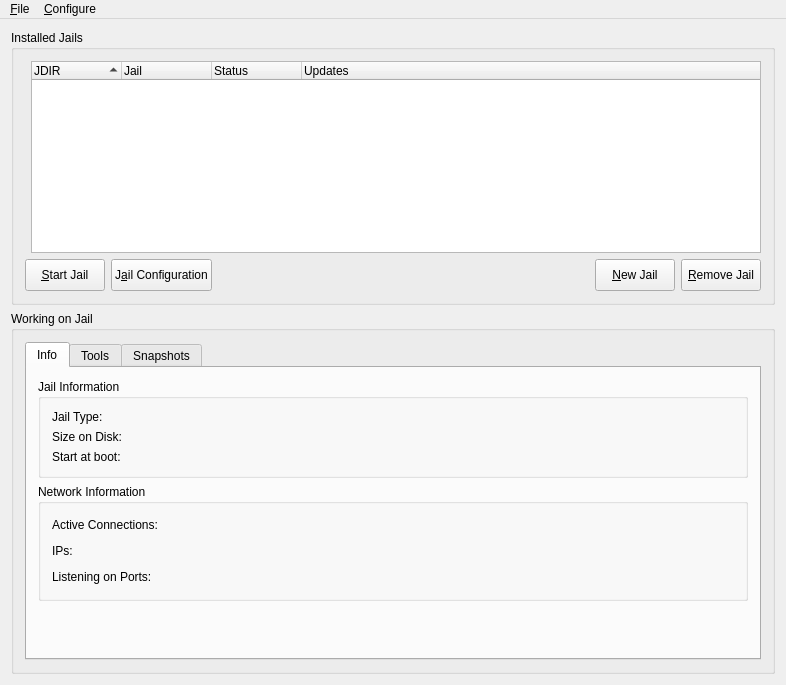
<?xml version="1.0" encoding="UTF-8"?>
<ui version="4.0">
 <class>dialogWarden</class>
 <widget class="QMainWindow" name="dialogWarden">
  <property name="geometry">
   <rect>
    <x>0</x>
    <y>0</y>
    <width>774</width>
    <height>685</height>
   </rect>
  </property>
  <property name="windowTitle">
   <string>The Warden</string>
  </property>
  <property name="windowIcon">
   <iconset resource="warden.qrc">
    <normaloff>:/warden.png</normaloff>:/warden.png</iconset>
  </property>
  <widget class="QWidget" name="widget">
   <layout class="QGridLayout" name="gridLayout_12">
    <item row="1" column="0">
     <widget class="QGroupBox" name="groupJailTab">
      <property name="title">
       <string>Working on Jail</string>
      </property>
      <layout class="QGridLayout" name="gridLayout_2">
       <item row="0" column="0">
        <widget class="QTabWidget" name="tabJail">
         <property name="sizePolicy">
          <sizepolicy hsizetype="Expanding" vsizetype="Preferred">
           <horstretch>0</horstretch>
           <verstretch>0</verstretch>
          </sizepolicy>
         </property>
         <property name="currentIndex">
          <number>0</number>
         </property>
         <widget class="QWidget" name="tab">
          <attribute name="title">
           <string>Info</string>
          </attribute>
          <layout class="QGridLayout" name="gridLayout_9">
           <item row="0" column="0">
            <widget class="QGroupBox" name="groupBox_4">
             <property name="sizePolicy">
              <sizepolicy hsizetype="MinimumExpanding" vsizetype="Fixed">
               <horstretch>0</horstretch>
               <verstretch>0</verstretch>
              </sizepolicy>
             </property>
             <property name="title">
              <string>Jail Information</string>
             </property>
             <layout class="QGridLayout" name="gridLayout_11">
              <item row="0" column="0">
               <layout class="QGridLayout" name="gridLayout_10">
                <item row="0" column="0">
                 <widget class="QLabel" name="label">
                  <property name="text">
                   <string>Jail Type:</string>
                  </property>
                 </widget>
                </item>
                <item row="0" column="1">
                 <widget class="QLabel" name="labelType">
                  <property name="text">
                   <string/>
                  </property>
                 </widget>
                </item>
                <item row="1" column="0">
                 <widget class="QLabel" name="label_5">
                  <property name="text">
                   <string>Size on Disk:</string>
                  </property>
                 </widget>
                </item>
                <item row="1" column="1">
                 <widget class="QLabel" name="labelSize">
                  <property name="text">
                   <string/>
                  </property>
                 </widget>
                </item>
                <item row="2" column="0">
                 <widget class="QLabel" name="label_4">
                  <property name="text">
                   <string>Start at boot:</string>
                  </property>
                 </widget>
                </item>
                <item row="2" column="1">
                 <widget class="QLabel" name="labelStartAtBoot">
                  <property name="text">
                   <string/>
                  </property>
                 </widget>
                </item>
               </layout>
              </item>
              <item row="0" column="1">
               <spacer name="horizontalSpacer_7">
                <property name="orientation">
                 <enum>Qt::Horizontal</enum>
                </property>
                <property name="sizeHint" stdset="0">
                 <size>
                  <width>40</width>
                  <height>20</height>
                 </size>
                </property>
               </spacer>
              </item>
             </layout>
            </widget>
           </item>
           <item row="1" column="0">
            <widget class="QGroupBox" name="groupBox_5">
             <property name="sizePolicy">
              <sizepolicy hsizetype="MinimumExpanding" vsizetype="Maximum">
               <horstretch>0</horstretch>
               <verstretch>0</verstretch>
              </sizepolicy>
             </property>
             <property name="title">
              <string>Network Information</string>
             </property>
             <layout class="QGridLayout" name="gridLayout_3">
              <item row="0" column="0">
               <layout class="QVBoxLayout" name="verticalLayout">
                <item>
                 <layout class="QHBoxLayout" name="horizontalLayout_7">
                  <item>
                   <widget class="QLabel" name="label_3">
                    <property name="text">
                     <string>Active Connections:</string>
                    </property>
                   </widget>
                  </item>
                  <item>
                   <widget class="QLabel" name="labelConnections">
                    <property name="text">
                     <string/>
                    </property>
                   </widget>
                  </item>
                  <item>
                   <spacer name="horizontalSpacer_9">
                    <property name="orientation">
                     <enum>Qt::Horizontal</enum>
                    </property>
                    <property name="sizeHint" stdset="0">
                     <size>
                      <width>40</width>
                      <height>20</height>
                     </size>
                    </property>
                   </spacer>
                  </item>
                 </layout>
                </item>
                <item>
                 <layout class="QHBoxLayout" name="horizontalLayout_6">
                  <item>
                   <widget class="QLabel" name="label_7">
                    <property name="text">
                     <string>IPs:</string>
                    </property>
                   </widget>
                  </item>
                  <item>
                   <widget class="QLabel" name="labelIPs">
                    <property name="text">
                     <string/>
                    </property>
                    <property name="wordWrap">
                     <bool>true</bool>
                    </property>
                   </widget>
                  </item>
                  <item>
                   <spacer name="horizontalSpacer_10">
                    <property name="orientation">
                     <enum>Qt::Horizontal</enum>
                    </property>
                    <property name="sizeHint" stdset="0">
                     <size>
                      <width>40</width>
                      <height>20</height>
                     </size>
                    </property>
                   </spacer>
                  </item>
                 </layout>
                </item>
                <item>
                 <layout class="QGridLayout" name="gridLayout_8">
                  <item row="0" column="0">
                   <widget class="QLabel" name="label_9">
                    <property name="text">
                     <string>Listening on Ports:</string>
                    </property>
                   </widget>
                  </item>
                  <item row="0" column="1">
                   <widget class="QLabel" name="labelPorts">
                    <property name="sizePolicy">
                     <sizepolicy hsizetype="MinimumExpanding" vsizetype="Preferred">
                      <horstretch>0</horstretch>
                      <verstretch>0</verstretch>
                     </sizepolicy>
                    </property>
                    <property name="maximumSize">
                     <size>
                      <width>16777215</width>
                      <height>16777215</height>
                     </size>
                    </property>
                    <property name="text">
                     <string/>
                    </property>
                    <property name="wordWrap">
                     <bool>true</bool>
                    </property>
                   </widget>
                  </item>
                  <item row="0" column="2">
                   <spacer name="horizontalSpacer_8">
                    <property name="orientation">
                     <enum>Qt::Horizontal</enum>
                    </property>
                    <property name="sizeHint" stdset="0">
                     <size>
                      <width>40</width>
                      <height>20</height>
                     </size>
                    </property>
                   </spacer>
                  </item>
                 </layout>
                </item>
               </layout>
              </item>
             </layout>
            </widget>
           </item>
           <item row="2" column="0">
            <spacer name="verticalSpacer_2">
             <property name="orientation">
              <enum>Qt::Vertical</enum>
             </property>
             <property name="sizeHint" stdset="0">
              <size>
               <width>20</width>
               <height>40</height>
              </size>
             </property>
            </spacer>
           </item>
          </layout>
         </widget>
         <widget class="QWidget" name="tab_2">
          <attribute name="title">
           <string>Tools</string>
          </attribute>
          <layout class="QGridLayout" name="gridLayout_7">
           <item row="0" column="0">
            <widget class="QGroupBox" name="groupBox_2">
             <property name="title">
              <string>Jail Management</string>
             </property>
             <layout class="QGridLayout" name="gridLayout_5">
              <item row="0" column="0">
               <layout class="QHBoxLayout" name="horizontalLayout_3">
                <item>
                 <widget class="QPushButton" name="pushUserAdmin">
                  <property name="text">
                   <string>User Administrator</string>
                  </property>
                  <property name="icon">
                   <iconset resource="warden.qrc">
                    <normaloff>:/cell.png</normaloff>:/cell.png</iconset>
                  </property>
                 </widget>
                </item>
                <item>
                 <spacer name="horizontalSpacer_2">
                  <property name="orientation">
                   <enum>Qt::Horizontal</enum>
                  </property>
                  <property name="sizeHint" stdset="0">
                   <size>
                    <width>40</width>
                    <height>20</height>
                   </size>
                  </property>
                 </spacer>
                </item>
               </layout>
              </item>
              <item row="1" column="0">
               <layout class="QHBoxLayout" name="horizontalLayout_9">
                <item>
                 <widget class="QPushButton" name="pushServiceGUI">
                  <property name="text">
                   <string>Service Manager</string>
                  </property>
                  <property name="icon">
                   <iconset resource="warden.qrc">
                    <normaloff>:/running.png</normaloff>:/running.png</iconset>
                  </property>
                 </widget>
                </item>
                <item>
                 <spacer name="horizontalSpacer_12">
                  <property name="orientation">
                   <enum>Qt::Horizontal</enum>
                  </property>
                  <property name="sizeHint" stdset="0">
                   <size>
                    <width>40</width>
                    <height>20</height>
                   </size>
                  </property>
                 </spacer>
                </item>
               </layout>
              </item>
              <item row="2" column="0">
               <layout class="QHBoxLayout" name="horizontalLayout">
                <item>
                 <widget class="QPushButton" name="pushTerminal">
                  <property name="text">
                   <string>Launch Terminal</string>
                  </property>
                  <property name="icon">
                   <iconset resource="warden.qrc">
                    <normaloff>:/utilities-terminal.png</normaloff>:/utilities-terminal.png</iconset>
                  </property>
                 </widget>
                </item>
                <item>
                 <spacer name="horizontalSpacer_4">
                  <property name="orientation">
                   <enum>Qt::Horizontal</enum>
                  </property>
                  <property name="sizeHint" stdset="0">
                   <size>
                    <width>40</width>
                    <height>20</height>
                   </size>
                  </property>
                 </spacer>
                </item>
               </layout>
              </item>
              <item row="3" column="0">
               <layout class="QHBoxLayout" name="horizontalLayout_2">
                <item>
                 <widget class="QPushButton" name="pushUpdate">
                  <property name="text">
                   <string>Check for Updates</string>
                  </property>
                  <property name="icon">
                   <iconset resource="warden.qrc">
                    <normaloff>:/restoresnap.png</normaloff>:/restoresnap.png</iconset>
                  </property>
                 </widget>
                </item>
                <item>
                 <spacer name="horizontalSpacer_6">
                  <property name="orientation">
                   <enum>Qt::Horizontal</enum>
                  </property>
                  <property name="sizeHint" stdset="0">
                   <size>
                    <width>40</width>
                    <height>20</height>
                   </size>
                  </property>
                 </spacer>
                </item>
               </layout>
              </item>
             </layout>
            </widget>
           </item>
           <item row="1" column="0">
            <widget class="QGroupBox" name="groupBox_3">
             <property name="title">
              <string>Utilities</string>
             </property>
             <layout class="QGridLayout" name="gridLayout_4">
              <item row="1" column="0">
               <layout class="QHBoxLayout" name="horizontalLayout_5">
                <item>
                 <widget class="QPushButton" name="pushExportJail">
                  <property name="text">
                   <string>Export Jail</string>
                  </property>
                  <property name="icon">
                   <iconset resource="warden.qrc">
                    <normaloff>:/warden.png</normaloff>:/warden.png</iconset>
                  </property>
                 </widget>
                </item>
                <item>
                 <spacer name="horizontalSpacer_5">
                  <property name="orientation">
                   <enum>Qt::Horizontal</enum>
                  </property>
                  <property name="sizeHint" stdset="0">
                   <size>
                    <width>40</width>
                    <height>20</height>
                   </size>
                  </property>
                 </spacer>
                </item>
               </layout>
              </item>
             </layout>
            </widget>
           </item>
           <item row="2" column="0">
            <spacer name="verticalSpacer">
             <property name="orientation">
              <enum>Qt::Vertical</enum>
             </property>
             <property name="sizeHint" stdset="0">
              <size>
               <width>48</width>
               <height>132</height>
              </size>
             </property>
            </spacer>
           </item>
          </layout>
         </widget>
         <widget class="QWidget" name="tab_3">
          <attribute name="title">
           <string>Snapshots</string>
          </attribute>
          <layout class="QGridLayout" name="gridLayout_15">
           <item row="0" column="0">
            <widget class="QGroupBox" name="groupSnaps">
             <property name="title">
              <string>Snapshots</string>
             </property>
             <layout class="QGridLayout" name="gridLayout_13">
              <item row="0" column="0">
               <widget class="QLabel" name="labelSnap">
                <property name="text">
                 <string/>
                </property>
               </widget>
              </item>
              <item row="1" column="0">
               <widget class="QSlider" name="sliderSnaps">
                <property name="maximum">
                 <number>0</number>
                </property>
                <property name="orientation">
                 <enum>Qt::Horizontal</enum>
                </property>
                <property name="tickPosition">
                 <enum>QSlider::TicksBothSides</enum>
                </property>
                <property name="tickInterval">
                 <number>1</number>
                </property>
               </widget>
              </item>
              <item row="3" column="0">
               <layout class="QHBoxLayout" name="horizontalLayout_8">
                <item>
                 <widget class="QPushButton" name="pushRestoreSnap">
                  <property name="minimumSize">
                   <size>
                    <width>32</width>
                    <height>32</height>
                   </size>
                  </property>
                  <property name="maximumSize">
                   <size>
                    <width>100</width>
                    <height>32</height>
                   </size>
                  </property>
                  <property name="toolTip">
                   <string>Restore existing snapshot</string>
                  </property>
                  <property name="text">
                   <string>R&amp;estore</string>
                  </property>
                  <property name="icon">
                   <iconset resource="warden.qrc">
                    <normaloff>:/restoresnap.png</normaloff>:/restoresnap.png</iconset>
                  </property>
                 </widget>
                </item>
                <item>
                 <spacer name="horizontalSpacer_11">
                  <property name="orientation">
                   <enum>Qt::Horizontal</enum>
                  </property>
                  <property name="sizeHint" stdset="0">
                   <size>
                    <width>40</width>
                    <height>20</height>
                   </size>
                  </property>
                 </spacer>
                </item>
                <item>
                 <widget class="QPushButton" name="pushCreateSnap">
                  <property name="minimumSize">
                   <size>
                    <width>32</width>
                    <height>32</height>
                   </size>
                  </property>
                  <property name="maximumSize">
                   <size>
                    <width>100</width>
                    <height>32</height>
                   </size>
                  </property>
                  <property name="toolTip">
                   <string>Create a new snapshot</string>
                  </property>
                  <property name="text">
                   <string>&amp;Add</string>
                  </property>
                  <property name="icon">
                   <iconset resource="warden.qrc">
                    <normaloff>:/edit_add.png</normaloff>:/edit_add.png</iconset>
                  </property>
                 </widget>
                </item>
                <item>
                 <widget class="QPushButton" name="pushRemoveSnap">
                  <property name="minimumSize">
                   <size>
                    <width>32</width>
                    <height>32</height>
                   </size>
                  </property>
                  <property name="maximumSize">
                   <size>
                    <width>100</width>
                    <height>32</height>
                   </size>
                  </property>
                  <property name="toolTip">
                   <string>Delete the snapshot</string>
                  </property>
                  <property name="text">
                   <string>&amp;Remove</string>
                  </property>
                  <property name="icon">
                   <iconset resource="warden.qrc">
                    <normaloff>:/edit_remove.png</normaloff>:/edit_remove.png</iconset>
                  </property>
                 </widget>
                </item>
               </layout>
              </item>
              <item row="2" column="0">
               <widget class="QLabel" name="labelClone">
                <property name="text">
                 <string/>
                </property>
                <property name="wordWrap">
                 <bool>true</bool>
                </property>
               </widget>
              </item>
             </layout>
            </widget>
           </item>
           <item row="1" column="0">
            <widget class="QGroupBox" name="groupSnapSchedule">
             <property name="title">
              <string>Scheduled Snapshots</string>
             </property>
             <property name="checkable">
              <bool>true</bool>
             </property>
             <property name="checked">
              <bool>false</bool>
             </property>
             <layout class="QGridLayout" name="gridLayout_14">
              <item row="0" column="0">
               <layout class="QHBoxLayout" name="horizontalLayout_12">
                <item>
                 <widget class="QLabel" name="label_6">
                  <property name="text">
                   <string>Snapshot Frequency</string>
                  </property>
                 </widget>
                </item>
                <item>
                 <widget class="QComboBox" name="comboSnapFrequency">
                  <item>
                   <property name="text">
                    <string notr="true">daily</string>
                   </property>
                  </item>
                  <item>
                   <property name="text">
                    <string notr="true">hourly</string>
                   </property>
                  </item>
                 </widget>
                </item>
                <item>
                 <spacer name="horizontalSpacer_13">
                  <property name="orientation">
                   <enum>Qt::Horizontal</enum>
                  </property>
                  <property name="sizeHint" stdset="0">
                   <size>
                    <width>40</width>
                    <height>20</height>
                   </size>
                  </property>
                 </spacer>
                </item>
               </layout>
              </item>
              <item row="1" column="0">
               <layout class="QHBoxLayout" name="horizontalLayout_11">
                <item>
                 <widget class="QLabel" name="label_8">
                  <property name="text">
                   <string>Days to keep</string>
                  </property>
                 </widget>
                </item>
                <item>
                 <widget class="QSpinBox" name="spinSnapDays">
                  <property name="value">
                   <number>10</number>
                  </property>
                 </widget>
                </item>
                <item>
                 <spacer name="horizontalSpacer_14">
                  <property name="orientation">
                   <enum>Qt::Horizontal</enum>
                  </property>
                  <property name="sizeHint" stdset="0">
                   <size>
                    <width>40</width>
                    <height>20</height>
                   </size>
                  </property>
                 </spacer>
                </item>
               </layout>
              </item>
             </layout>
            </widget>
           </item>
           <item row="2" column="0">
            <spacer name="verticalSpacer_3">
             <property name="orientation">
              <enum>Qt::Vertical</enum>
             </property>
             <property name="sizeHint" stdset="0">
              <size>
               <width>710</width>
               <height>248</height>
              </size>
             </property>
            </spacer>
           </item>
          </layout>
         </widget>
        </widget>
       </item>
      </layout>
     </widget>
    </item>
    <item row="0" column="0">
     <widget class="QGroupBox" name="groupBox">
      <property name="maximumSize">
       <size>
        <width>16777215</width>
        <height>16777215</height>
       </size>
      </property>
      <property name="title">
       <string>Installed Jails</string>
      </property>
      <layout class="QGridLayout" name="gridLayout">
       <item row="0" column="1">
        <widget class="QTreeWidget" name="listJails">
         <property name="sizePolicy">
          <sizepolicy hsizetype="Expanding" vsizetype="MinimumExpanding">
           <horstretch>0</horstretch>
           <verstretch>0</verstretch>
          </sizepolicy>
         </property>
         <property name="indentation">
          <number>0</number>
         </property>
         <property name="uniformRowHeights">
          <bool>false</bool>
         </property>
         <property name="itemsExpandable">
          <bool>true</bool>
         </property>
         <property name="sortingEnabled">
          <bool>true</bool>
         </property>
         <property name="allColumnsShowFocus">
          <bool>true</bool>
         </property>
         <property name="headerHidden">
          <bool>false</bool>
         </property>
         <attribute name="headerVisible">
          <bool>true</bool>
         </attribute>
         <attribute name="headerCascadingSectionResizes">
          <bool>false</bool>
         </attribute>
         <attribute name="headerDefaultSectionSize">
          <number>90</number>
         </attribute>
         <attribute name="headerMinimumSectionSize">
          <number>90</number>
         </attribute>
         <attribute name="headerShowSortIndicator" stdset="0">
          <bool>true</bool>
         </attribute>
         <attribute name="headerStretchLastSection">
          <bool>true</bool>
         </attribute>
         <column>
          <property name="text">
           <string notr="true">JDIR</string>
          </property>
         </column>
         <column>
          <property name="text">
           <string notr="true">Jail</string>
          </property>
         </column>
         <column>
          <property name="text">
           <string notr="true">Status</string>
          </property>
         </column>
         <column>
          <property name="text">
           <string notr="true">Updates</string>
          </property>
         </column>
        </widget>
       </item>
       <item row="1" column="0" colspan="2">
        <layout class="QHBoxLayout" name="horizontalLayout_10">
         <item>
          <widget class="QPushButton" name="pushStart">
           <property name="minimumSize">
            <size>
             <width>32</width>
             <height>32</height>
            </size>
           </property>
           <property name="maximumSize">
            <size>
             <width>300</width>
             <height>32</height>
            </size>
           </property>
           <property name="toolTip">
            <string>Start the selected jail</string>
           </property>
           <property name="text">
            <string>&amp;Start Jail</string>
           </property>
           <property name="icon">
            <iconset resource="warden.qrc">
             <normaloff>:/running.png</normaloff>:/running.png</iconset>
           </property>
           <property name="iconSize">
            <size>
             <width>20</width>
             <height>20</height>
            </size>
           </property>
           <property name="autoDefault">
            <bool>false</bool>
           </property>
           <property name="default">
            <bool>false</bool>
           </property>
           <property name="flat">
            <bool>false</bool>
           </property>
          </widget>
         </item>
         <item>
          <widget class="QPushButton" name="pushConfigure">
           <property name="minimumSize">
            <size>
             <width>32</width>
             <height>32</height>
            </size>
           </property>
           <property name="maximumSize">
            <size>
             <width>400</width>
             <height>32</height>
            </size>
           </property>
           <property name="toolTip">
            <string>Configure the jail</string>
           </property>
           <property name="text">
            <string>J&amp;ail Configuration</string>
           </property>
           <property name="icon">
            <iconset resource="warden.qrc">
             <normaloff>:/configure.png</normaloff>:/configure.png</iconset>
           </property>
           <property name="iconSize">
            <size>
             <width>20</width>
             <height>20</height>
            </size>
           </property>
          </widget>
         </item>
         <item>
          <spacer name="horizontalSpacer">
           <property name="orientation">
            <enum>Qt::Horizontal</enum>
           </property>
           <property name="sizeHint" stdset="0">
            <size>
             <width>155</width>
             <height>29</height>
            </size>
           </property>
          </spacer>
         </item>
         <item>
          <widget class="QPushButton" name="pushAdd">
           <property name="minimumSize">
            <size>
             <width>32</width>
             <height>32</height>
            </size>
           </property>
           <property name="maximumSize">
            <size>
             <width>300</width>
             <height>32</height>
            </size>
           </property>
           <property name="toolTip">
            <string>Add a new Jail</string>
           </property>
           <property name="text">
            <string>&amp;New Jail</string>
           </property>
           <property name="icon">
            <iconset resource="warden.qrc">
             <normaloff>:/edit_add.png</normaloff>:/edit_add.png</iconset>
           </property>
           <property name="iconSize">
            <size>
             <width>20</width>
             <height>20</height>
            </size>
           </property>
          </widget>
         </item>
         <item>
          <widget class="QPushButton" name="pushRemove">
           <property name="minimumSize">
            <size>
             <width>32</width>
             <height>32</height>
            </size>
           </property>
           <property name="maximumSize">
            <size>
             <width>300</width>
             <height>32</height>
            </size>
           </property>
           <property name="toolTip">
            <string>Remove the selected Jail</string>
           </property>
           <property name="text">
            <string>&amp;Remove Jail</string>
           </property>
           <property name="icon">
            <iconset resource="warden.qrc">
             <normaloff>:/edit_remove.png</normaloff>:/edit_remove.png</iconset>
           </property>
           <property name="iconSize">
            <size>
             <width>20</width>
             <height>20</height>
            </size>
           </property>
          </widget>
         </item>
        </layout>
       </item>
      </layout>
     </widget>
    </item>
   </layout>
  </widget>
  <widget class="QMenuBar" name="MenuBar">
   <property name="geometry">
    <rect>
     <x>0</x>
     <y>0</y>
     <width>774</width>
     <height>20</height>
    </rect>
   </property>
   <widget class="QMenu" name="fileMenu">
    <property name="title">
     <string>&amp;File</string>
    </property>
    <addaction name="separator"/>
    <addaction name="separator"/>
    <addaction name="fileCreate_JailAction"/>
    <addaction name="fileImport_JailAction"/>
    <addaction name="separator"/>
    <addaction name="actionTemplate_Manager"/>
    <addaction name="separator"/>
    <addaction name="fileExitAction"/>
   </widget>
   <widget class="QMenu" name="Jails">
    <property name="title">
     <string>&amp;Configure</string>
    </property>
    <addaction name="separator"/>
    <addaction name="jailsRefreshAction"/>
    <addaction name="separator"/>
    <addaction name="jailsConfigurationAction"/>
   </widget>
   <addaction name="fileMenu"/>
   <addaction name="Jails"/>
   <addaction name="separator"/>
  </widget>
  <action name="fileExitAction">
   <property name="icon">
    <iconset resource="warden.qrc">
     <normaloff>:/window-close3.png</normaloff>:/window-close3.png</iconset>
   </property>
   <property name="text">
    <string>&amp;Quit</string>
   </property>
   <property name="iconText">
    <string>Exit</string>
   </property>
   <property name="shortcut">
    <string/>
   </property>
   <property name="name" stdset="0">
    <string notr="true">fileExitAction</string>
   </property>
  </action>
  <action name="fileCreate_JailAction">
   <property name="text">
    <string>&amp;New Jail</string>
   </property>
   <property name="iconText">
    <string>New Jail</string>
   </property>
   <property name="name" stdset="0">
    <string notr="true">fileCreate_JailAction</string>
   </property>
  </action>
  <action name="jailsRefreshAction">
   <property name="text">
    <string>&amp;Refresh Jails</string>
   </property>
   <property name="iconText">
    <string>Refresh</string>
   </property>
   <property name="name" stdset="0">
    <string notr="true">jailsRefreshAction</string>
   </property>
  </action>
  <action name="jailsConfigurationAction">
   <property name="icon">
    <iconset resource="warden.qrc">
     <normaloff>:/configure.png</normaloff>:/configure.png</iconset>
   </property>
   <property name="text">
    <string>&amp;Settings</string>
   </property>
   <property name="iconText">
    <string>Configuration</string>
   </property>
   <property name="name" stdset="0">
    <string notr="true">jailsConfigurationAction</string>
   </property>
  </action>
  <action name="fileImport_JailAction">
   <property name="text">
    <string>&amp;Import Jail</string>
   </property>
   <property name="iconText">
    <string>Import Jail</string>
   </property>
   <property name="name" stdset="0">
    <string notr="true">fileImport_JailAction</string>
   </property>
  </action>
  <action name="actionTemplate_Manager">
   <property name="text">
    <string>&amp;Template Manager</string>
   </property>
  </action>
 </widget>
 <layoutdefault spacing="6" margin="11"/>
 <includes>
  <include location="local">dialogconfig.h</include>
  <include location="local">qtimer.h</include>
  <include location="local">qprocess.h</include>
  <include location="local">dialogworking.h</include>
  <include location="local">dialogdisplayoutput.h</include>
 </includes>
 <resources>
  <include location="warden.qrc"/>
 </resources>
 <connections>
  <connection>
   <sender>jailsConfigurationAction</sender>
   <signal>triggered()</signal>
   <receiver>dialogWarden</receiver>
   <slot>slotOpenConfig()</slot>
   <hints>
    <hint type="sourcelabel">
     <x>-1</x>
     <y>-1</y>
    </hint>
    <hint type="destinationlabel">
     <x>20</x>
     <y>20</y>
    </hint>
   </hints>
  </connection>
  <connection>
   <sender>fileExitAction</sender>
   <signal>triggered()</signal>
   <receiver>dialogWarden</receiver>
   <slot>slotExit()</slot>
   <hints>
    <hint type="sourcelabel">
     <x>-1</x>
     <y>-1</y>
    </hint>
    <hint type="destinationlabel">
     <x>20</x>
     <y>20</y>
    </hint>
   </hints>
  </connection>
  <connection>
   <sender>jailsRefreshAction</sender>
   <signal>triggered()</signal>
   <receiver>dialogWarden</receiver>
   <slot>refreshJails()</slot>
   <hints>
    <hint type="sourcelabel">
     <x>-1</x>
     <y>-1</y>
    </hint>
    <hint type="destinationlabel">
     <x>20</x>
     <y>20</y>
    </hint>
   </hints>
  </connection>
  <connection>
   <sender>fileCreate_JailAction</sender>
   <signal>triggered()</signal>
   <receiver>dialogWarden</receiver>
   <slot>slotClickedNewJail()</slot>
   <hints>
    <hint type="sourcelabel">
     <x>-1</x>
     <y>-1</y>
    </hint>
    <hint type="destinationlabel">
     <x>20</x>
     <y>20</y>
    </hint>
   </hints>
  </connection>
  <connection>
   <sender>fileImport_JailAction</sender>
   <signal>triggered()</signal>
   <receiver>dialogWarden</receiver>
   <slot>slotImportJailClicked()</slot>
   <hints>
    <hint type="sourcelabel">
     <x>-1</x>
     <y>-1</y>
    </hint>
    <hint type="destinationlabel">
     <x>20</x>
     <y>20</y>
    </hint>
   </hints>
  </connection>
  <connection>
   <sender>actionTemplate_Manager</sender>
   <signal>triggered()</signal>
   <receiver>dialogWarden</receiver>
   <slot>slotTemplateOpen()</slot>
   <hints>
    <hint type="sourcelabel">
     <x>-1</x>
     <y>-1</y>
    </hint>
    <hint type="destinationlabel">
     <x>378</x>
     <y>333</y>
    </hint>
   </hints>
  </connection>
 </connections>
</ui>
